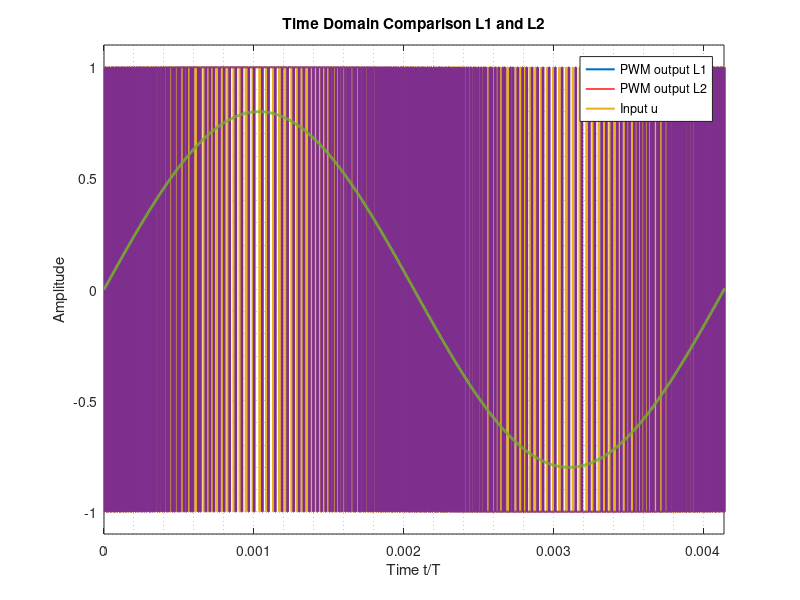

This figure's MATLAB source:
%% initialize/ clean-up environment
clc
clearvars
close all;
%% load spectral data from prev. simulations

load('./dsm_l1/data/dat_spectral_analysis1.mat');
f1 = f; sqdBFS1 = sqdBFS;
load('./dsm_l2/data/dat_spectral_analysis2.mat');
f2 = f; sqdBFS2 = sqdBFS;

%% plot data to compare

plot(f1, sqdBFS1, 'linewidth', 1.5);
axis([0 0.1 -150 0]);
hold on;
plot(f2, sqdBFS2, 'linewidth', 1, 'Color', 'r');
axis([0 0.1 -150 0]);
xlabel('Frequency f/fs'); ylabel('DFT Magnitude in dBFS')
legend("Spectrum with L=1", "Spectrum with L=2")
title("Comparison of Spectral NTF-Characteristics (L1 & L2)");
grid minor;

%% load time domain data and plot
clc;
close all;

load('./dsm_l1/data/dat_time_domain_plot.mat');
t1 = t; u1 = u; v1 = v; y1 = y; diff1 = diff;
load('./dsm_l2/data/dsm_l2_time_domain_plot.mat');
t2 = t; u2 = u; v2 = v; y2 = y; 

figure(1);
    stairs(t1, v1, 'LineWidth', 1.5); hold on;
    stairs(t2, v2, 'LineWidth', 1.5); 
    plot(t, u, 'LineWidth', 2);hold off;
    axis([ min(t1) max(t1)/9 1.1*min(v1) 1.1*max(v1) ]);
    xlabel('Time t/T'); ylabel('Amplitude');
    legend('PWM output L1','PWM output L2','Input u');
    title('Time Domain Comparison L1 and L2');





